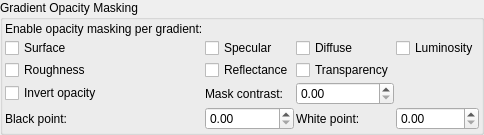
           <widget class="QGroupBox" name="groupBox_gradient_masking">
            <property name="title">
             <string>Gradient Opacity Masking</string>
            </property>
            <layout class="QGridLayout" name="gridLayout_gradient_masking">
             <property name="spacing">
              <number>2</number>
             </property>
             <property name="leftMargin">
              <number>2</number>
             </property>
             <property name="topMargin">
              <number>2</number>
             </property>
             <property name="rightMargin">
              <number>2</number>
             </property>
             <property name="bottomMargin">
              <number>2</number>
             </property>
             <item row="0" column="0">
              <widget class="QLabel" name="label_mask_enable_info">
               <property name="text">
                <string>Enable opacity masking per gradient:</string>
               </property>
              </widget>
             </item>
             <item row="1" column="0">
              <widget class="MyCheckBox" name="checkBox_surface_gradient_mask_enable">
               <property name="text">
                <string>Surface</string>
               </property>
              </widget>
             </item>
             <item row="1" column="1">
              <widget class="MyCheckBox" name="checkBox_specular_gradient_mask_enable">
               <property name="text">
                <string>Specular</string>
               </property>
              </widget>
             </item>
             <item row="1" column="2">
              <widget class="MyCheckBox" name="checkBox_diffuse_gradient_mask_enable">
               <property name="text">
                <string>Diffuse</string>
               </property>
              </widget>
             </item>
             <item row="1" column="3">
              <widget class="MyCheckBox" name="checkBox_luminosity_gradient_mask_enable">
               <property name="text">
                <string>Luminosity</string>
               </property>
              </widget>
             </item>
             <item row="2" column="0">
              <widget class="MyCheckBox" name="checkBox_roughness_gradient_mask_enable">
               <property name="text">
                <string>Roughness</string>
               </property>
              </widget>
             </item>
             <item row="2" column="1">
              <widget class="MyCheckBox" name="checkBox_reflectance_gradient_mask_enable">
               <property name="text">
                <string>Reflectance</string>
               </property>
              </widget>
             </item>
             <item row="2" column="2">
              <widget class="MyCheckBox" name="checkBox_transparency_gradient_mask_enable">
               <property name="text">
                <string>Transparency</string>
               </property>
              </widget>
             </item>
             <item row="3" column="0">
              <widget class="MyCheckBox" name="checkBox_opacity_invert">
               <property name="text">
                <string>Invert opacity</string>
               </property>
              </widget>
             </item>
             <item row="3" column="1">
              <widget class="QLabel" name="label_mask_contrast">
               <property name="text">
                <string>Mask contrast:</string>
               </property>
              </widget>
             </item>
             <item row="3" column="2">
              <widget class="MyDoubleSpinBox" name="spinbox_mask_contrast">
               <property name="toolTip">
                <string>Contrast of the opacity mask</string>
               </property>
              </widget>
             </item>
             <item row="4" column="0">
              <widget class="QLabel" name="label_mask_black_point">
               <property name="text">
                <string>Black point:</string>
               </property>
              </widget>
             </item>
             <item row="4" column="1">
              <widget class="MyDoubleSpinBox" name="spinbox_mask_black_point">
               <property name="toolTip">
                <string>Remap opacity range: values below this become 0</string>
               </property>
              </widget>
             </item>
             <item row="4" column="2">
              <widget class="QLabel" name="label_mask_white_point">
               <property name="text">
                <string>White point:</string>
               </property>
              </widget>
             </item>
             <item row="4" column="3">
              <widget class="MyDoubleSpinBox" name="spinbox_mask_white_point">
               <property name="toolTip">
                <string>Remap opacity range: values above this become 1</string>
               </property>
              </widget>
             </item>
            </layout>
           </widget>
